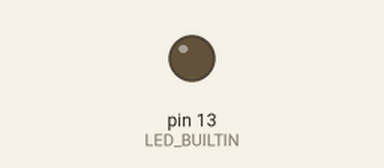
This sketch was run on a simulated Arduino Uno, built with avr-gcc and run on an emulated ATmega328P. Shown: output pins drawn as LEDs (lit = HIGH).

Above: at 1.2 s.
At 10.1 s:
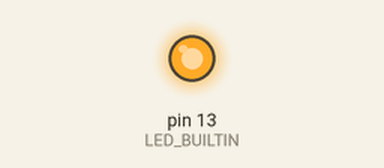
Timing chart, 0 to 10.9 s (numbered marks = the images above):
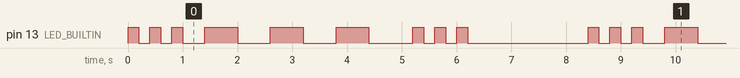

The sketch:

blinkinglightsos.ino
```cpp
#define SHORT 200
#define LONG (3 * SHORT)

void setup()
{
  pinMode(LED_BUILTIN, OUTPUT);
}

void loop()
{
  // three short blinks. S
  for (int s1=0; s1<3; s1++)
  {
    // turn on led
    digitalWrite(LED_BUILTIN, HIGH);
    delay(SHORT);
    // turn off led
    digitalWrite(LED_BUILTIN, LOW);
    delay(SHORT);
  }

  delay(SHORT);

  // three long blinks. O
  for (int o=0; o<3; o++)
  {
    digitalWrite(LED_BUILTIN, HIGH);
    delay(LONG);
    digitalWrite(LED_BUILTIN, LOW);
    delay(LONG);
  }

  delay(SHORT);

  // three short blinks. S
  for (int s2=0; s2<3; s2++)
  {
    digitalWrite(LED_BUILTIN, HIGH);
    delay(SHORT);
    digitalWrite(LED_BUILTIN, LOW);
    delay(SHORT);
  }

  // delay for 2 seconds, then loop
  delay(2000);
}
```

Measured:
- by itself, pin 13 (LED_BUILTIN): repeats every 8.4 s: 2 × (LOW 0.20 s, HIGH 0.20 s), LOW 0.40 s, 2 × (HIGH 0.60 s, LOW 0.60 s), HIGH 0.60 s, LOW 0.80 s, 2 × (HIGH 0.20 s, LOW 0.20 s), HIGH 0.20 s, LOW 2.2 s, HIGH 0.20 s
- by itself, everything shown: repeats every 8.4 s, in 18 steps
